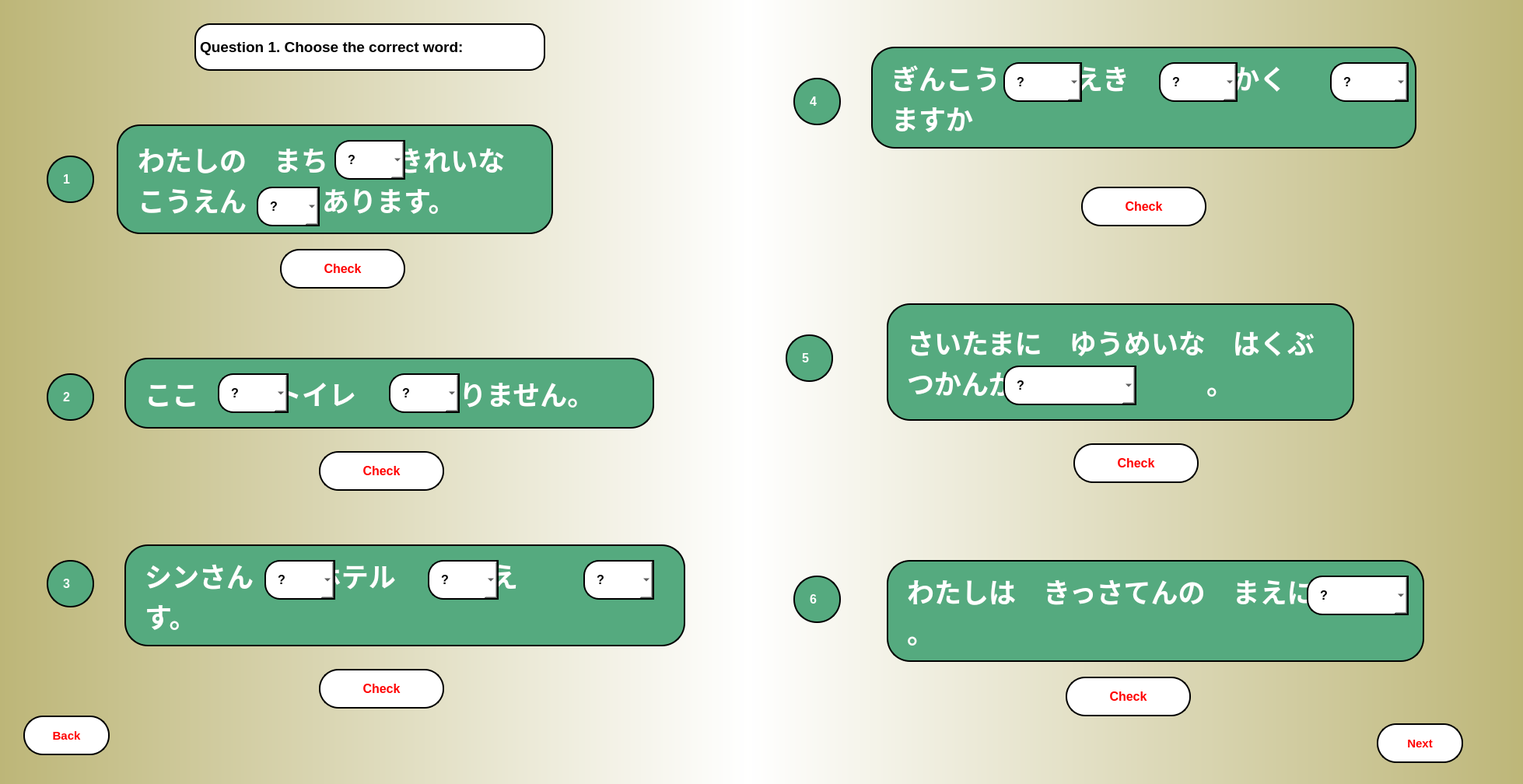
<?xml version="1.0" encoding="UTF-8"?>
<ui version="4.0">
 <class>MainWindow</class>
 <widget class="QMainWindow" name="MainWindow">
  <property name="geometry">
   <rect>
    <x>0</x>
    <y>0</y>
    <width>1958</width>
    <height>1008</height>
   </rect>
  </property>
  <property name="windowTitle">
   <string>MainWindow</string>
  </property>
  <widget class="QWidget" name="centralwidget">
   <widget class="QWidget" name="widget" native="true">
    <property name="geometry">
     <rect>
      <x>0</x>
      <y>0</y>
      <width>1961</width>
      <height>1011</height>
     </rect>
    </property>
    <widget class="QWidget" name="widget_2" native="true">
     <property name="geometry">
      <rect>
       <x>0</x>
       <y>0</y>
       <width>961</width>
       <height>1011</height>
      </rect>
     </property>
     <property name="styleSheet">
      <string notr="true">background-color: qlineargradient(spread:repeat, x1:0, y1:0, x2:1, y2:0, stop:0 rgba(189, 182, 120, 255), stop:1 rgba(255, 255, 255, 255));</string>
     </property>
     <widget class="QLabel" name="label_3">
      <property name="geometry">
       <rect>
        <x>60</x>
        <y>200</y>
        <width>61</width>
        <height>61</height>
       </rect>
      </property>
      <property name="font">
       <font>
        <pointsize>12</pointsize>
        <weight>75</weight>
        <bold>true</bold>
       </font>
      </property>
      <property name="styleSheet">
       <string notr="true">border-radius: 30px;
border: 2px solid black;
padding: 15px;
background-color: rgb(85, 170, 127);
color: rgb(255, 255, 255);</string>
      </property>
      <property name="text">
       <string>1</string>
      </property>
     </widget>
     <widget class="QLabel" name="label_4">
      <property name="geometry">
       <rect>
        <x>60</x>
        <y>480</y>
        <width>61</width>
        <height>61</height>
       </rect>
      </property>
      <property name="font">
       <font>
        <pointsize>12</pointsize>
        <weight>75</weight>
        <bold>true</bold>
       </font>
      </property>
      <property name="styleSheet">
       <string notr="true">border-radius: 30px;
border: 2px solid black;
padding: 15px;
background-color: rgb(85, 170, 127);
color: rgb(255, 255, 255);</string>
      </property>
      <property name="text">
       <string>2</string>
      </property>
     </widget>
     <widget class="QLabel" name="q2">
      <property name="geometry">
       <rect>
        <x>160</x>
        <y>460</y>
        <width>681</width>
        <height>91</height>
       </rect>
      </property>
      <property name="font">
       <font>
        <pointsize>26</pointsize>
        <weight>75</weight>
        <bold>true</bold>
        <strikeout>false</strikeout>
       </font>
      </property>
      <property name="mouseTracking">
       <bool>false</bool>
      </property>
      <property name="tabletTracking">
       <bool>false</bool>
      </property>
      <property name="acceptDrops">
       <bool>false</bool>
      </property>
      <property name="autoFillBackground">
       <bool>false</bool>
      </property>
      <property name="styleSheet">
       <string notr="true">border-radius: 30px;
border: 2px solid black;
padding: 15px;
background-color: rgb(85, 170, 127);
color: rgb(255, 255, 255);</string>
      </property>
      <property name="text">
       <string>ここ          トイレ          ありません。</string>
      </property>
      <property name="scaledContents">
       <bool>false</bool>
      </property>
      <property name="wordWrap">
       <bool>true</bool>
      </property>
     </widget>
     <widget class="QComboBox" name="ans14_2_1">
      <property name="geometry">
       <rect>
        <x>280</x>
        <y>480</y>
        <width>91</width>
        <height>51</height>
       </rect>
      </property>
      <property name="font">
       <font>
        <pointsize>12</pointsize>
        <weight>75</weight>
        <bold>true</bold>
       </font>
      </property>
      <property name="styleSheet">
       <string notr="true">border-top-left-radius: 20px;
border-bottom-left-radius:20px;
border: 2px solid black;
padding: 15px;
background-color: rgb(255, 255, 255);</string>
      </property>
      <item>
       <property name="text">
        <string>?</string>
       </property>
      </item>
      <item>
       <property name="text">
        <string>に</string>
       </property>
      </item>
      <item>
       <property name="text">
        <string>が</string>
       </property>
      </item>
     </widget>
     <widget class="QLabel" name="label_5">
      <property name="geometry">
       <rect>
        <x>60</x>
        <y>720</y>
        <width>61</width>
        <height>61</height>
       </rect>
      </property>
      <property name="font">
       <font>
        <pointsize>12</pointsize>
        <weight>75</weight>
        <bold>true</bold>
       </font>
      </property>
      <property name="styleSheet">
       <string notr="true">border-radius: 30px;
border: 2px solid black;
padding: 15px;
background-color: rgb(85, 170, 127);
color: rgb(255, 255, 255);</string>
      </property>
      <property name="text">
       <string>3</string>
      </property>
     </widget>
     <widget class="QPushButton" name="check14_1">
      <property name="geometry">
       <rect>
        <x>360</x>
        <y>320</y>
        <width>161</width>
        <height>51</height>
       </rect>
      </property>
      <property name="font">
       <font>
        <pointsize>12</pointsize>
        <weight>75</weight>
        <bold>true</bold>
       </font>
      </property>
      <property name="styleSheet">
       <string notr="true">QPushButton {
border-radius: 25px;
border: 2px solid black;
padding: 15px;
background-color:rgb(255, 255, 255);
color: rgb(255, 0, 0);
}

QPushButton:pressed {
    background-color:rgb(170, 255, 255);
}</string>
      </property>
      <property name="text">
       <string>Check</string>
      </property>
     </widget>
     <widget class="QPushButton" name="check14_2">
      <property name="geometry">
       <rect>
        <x>410</x>
        <y>580</y>
        <width>161</width>
        <height>51</height>
       </rect>
      </property>
      <property name="font">
       <font>
        <pointsize>12</pointsize>
        <weight>75</weight>
        <bold>true</bold>
       </font>
      </property>
      <property name="styleSheet">
       <string notr="true">QPushButton {
border-radius: 25px;
border: 2px solid black;
padding: 15px;
background-color:rgb(255, 255, 255);
color: rgb(255, 0, 0);
}

QPushButton:pressed {
    background-color:rgb(170, 255, 255);
}</string>
      </property>
      <property name="text">
       <string>Check</string>
      </property>
     </widget>
     <widget class="QLabel" name="q2_2">
      <property name="geometry">
       <rect>
        <x>160</x>
        <y>700</y>
        <width>721</width>
        <height>131</height>
       </rect>
      </property>
      <property name="font">
       <font>
        <pointsize>26</pointsize>
        <weight>75</weight>
        <bold>true</bold>
        <strikeout>false</strikeout>
       </font>
      </property>
      <property name="mouseTracking">
       <bool>false</bool>
      </property>
      <property name="tabletTracking">
       <bool>false</bool>
      </property>
      <property name="acceptDrops">
       <bool>false</bool>
      </property>
      <property name="autoFillBackground">
       <bool>false</bool>
      </property>
      <property name="styleSheet">
       <string notr="true">border-radius: 30px;
border: 2px solid black;
padding: 15px;
background-color: rgb(85, 170, 127);
color: rgb(255, 255, 255);</string>
      </property>
      <property name="text">
       <string>シンさん        ホテル         まえ         います。</string>
      </property>
      <property name="scaledContents">
       <bool>false</bool>
      </property>
      <property name="wordWrap">
       <bool>true</bool>
      </property>
     </widget>
     <widget class="QPushButton" name="check14_3">
      <property name="geometry">
       <rect>
        <x>410</x>
        <y>860</y>
        <width>161</width>
        <height>51</height>
       </rect>
      </property>
      <property name="font">
       <font>
        <pointsize>12</pointsize>
        <weight>75</weight>
        <bold>true</bold>
       </font>
      </property>
      <property name="styleSheet">
       <string notr="true">QPushButton {
border-radius: 25px;
border: 2px solid black;
padding: 15px;
background-color:rgb(255, 255, 255);
color: rgb(255, 0, 0);
}

QPushButton:pressed {
    background-color:rgb(170, 255, 255);
}</string>
      </property>
      <property name="text">
       <string>Check</string>
      </property>
     </widget>
     <widget class="QLabel" name="label">
      <property name="geometry">
       <rect>
        <x>250</x>
        <y>30</y>
        <width>451</width>
        <height>61</height>
       </rect>
      </property>
      <property name="font">
       <font>
        <pointsize>14</pointsize>
        <weight>75</weight>
        <bold>true</bold>
       </font>
      </property>
      <property name="styleSheet">
       <string notr="true">border-radius: 20px;
border: 2px solid black;
background-color: rgb(255, 255, 255);
</string>
      </property>
      <property name="text">
       <string>Question 1. Choose the correct word:</string>
      </property>
     </widget>
     <widget class="QPushButton" name="back_gr14">
      <property name="geometry">
       <rect>
        <x>30</x>
        <y>920</y>
        <width>111</width>
        <height>51</height>
       </rect>
      </property>
      <property name="font">
       <font>
        <pointsize>11</pointsize>
        <weight>75</weight>
        <bold>true</bold>
       </font>
      </property>
      <property name="styleSheet">
       <string notr="true">QPushButton {
border-radius: 25px;
border: 2px solid black;
padding: 15px;
background-color:rgb(255, 255, 255);
color: rgb(255, 0, 0);
}

QPushButton:pressed {
    background-color:rgb(170, 255, 255);
}</string>
      </property>
      <property name="text">
       <string>Back</string>
      </property>
     </widget>
     <widget class="QLabel" name="q1_3">
      <property name="geometry">
       <rect>
        <x>150</x>
        <y>160</y>
        <width>561</width>
        <height>141</height>
       </rect>
      </property>
      <property name="font">
       <font>
        <pointsize>26</pointsize>
        <weight>75</weight>
        <bold>true</bold>
        <strikeout>false</strikeout>
        <stylestrategy>PreferDefault</stylestrategy>
       </font>
      </property>
      <property name="cursor">
       <cursorShape>ArrowCursor</cursorShape>
      </property>
      <property name="mouseTracking">
       <bool>true</bool>
      </property>
      <property name="tabletTracking">
       <bool>false</bool>
      </property>
      <property name="acceptDrops">
       <bool>false</bool>
      </property>
      <property name="toolTip">
       <string>&lt;html&gt;&lt;head/&gt;&lt;body&gt;&lt;p&gt;&lt;br/&gt;&lt;/p&gt;&lt;/body&gt;&lt;/html&gt;</string>
      </property>
      <property name="autoFillBackground">
       <bool>false</bool>
      </property>
      <property name="styleSheet">
       <string notr="true">border-radius: 30px;
border: 2px solid black;
padding: 15px;
background-color: rgb(85, 170, 127);
color: rgb(255, 255, 255);</string>
      </property>
      <property name="frameShape">
       <enum>QFrame::NoFrame</enum>
      </property>
      <property name="text">
       <string>わたしの　まち         きれいな　こうえん          あります。</string>
      </property>
      <property name="scaledContents">
       <bool>false</bool>
      </property>
      <property name="wordWrap">
       <bool>true</bool>
      </property>
      <property name="margin">
       <number>5</number>
      </property>
      <property name="indent">
       <number>10</number>
      </property>
      <property name="openExternalLinks">
       <bool>false</bool>
      </property>
     </widget>
     <widget class="QComboBox" name="ans14_2_2">
      <property name="geometry">
       <rect>
        <x>500</x>
        <y>480</y>
        <width>91</width>
        <height>51</height>
       </rect>
      </property>
      <property name="font">
       <font>
        <pointsize>12</pointsize>
        <weight>75</weight>
        <bold>true</bold>
       </font>
      </property>
      <property name="styleSheet">
       <string notr="true">border-top-left-radius: 20px;
border-bottom-left-radius:20px;
border: 2px solid black;
padding: 15px;
background-color: rgb(255, 255, 255);</string>
      </property>
      <item>
       <property name="text">
        <string>?</string>
       </property>
      </item>
      <item>
       <property name="text">
        <string>に</string>
       </property>
      </item>
      <item>
       <property name="text">
        <string>は</string>
       </property>
      </item>
     </widget>
     <widget class="QComboBox" name="ans14_2_3">
      <property name="geometry">
       <rect>
        <x>750</x>
        <y>720</y>
        <width>91</width>
        <height>51</height>
       </rect>
      </property>
      <property name="font">
       <font>
        <pointsize>12</pointsize>
        <weight>75</weight>
        <bold>true</bold>
       </font>
      </property>
      <property name="styleSheet">
       <string notr="true">border-top-left-radius: 20px;
border-bottom-left-radius:20px;
border: 2px solid black;
padding: 15px;
background-color: rgb(255, 255, 255);</string>
      </property>
      <item>
       <property name="text">
        <string>?</string>
       </property>
      </item>
      <item>
       <property name="text">
        <string>に</string>
       </property>
      </item>
      <item>
       <property name="text">
        <string>の</string>
       </property>
      </item>
     </widget>
     <widget class="QComboBox" name="ans14_3_1">
      <property name="geometry">
       <rect>
        <x>340</x>
        <y>720</y>
        <width>91</width>
        <height>51</height>
       </rect>
      </property>
      <property name="font">
       <font>
        <pointsize>12</pointsize>
        <weight>75</weight>
        <bold>true</bold>
       </font>
      </property>
      <property name="styleSheet">
       <string notr="true">border-top-left-radius: 20px;
border-bottom-left-radius:20px;
border: 2px solid black;
padding: 15px;
background-color: rgb(255, 255, 255);</string>
      </property>
      <item>
       <property name="text">
        <string>?</string>
       </property>
      </item>
      <item>
       <property name="text">
        <string>に</string>
       </property>
      </item>
      <item>
       <property name="text">
        <string>は</string>
       </property>
      </item>
     </widget>
     <widget class="QComboBox" name="ans14_3_2">
      <property name="geometry">
       <rect>
        <x>550</x>
        <y>720</y>
        <width>91</width>
        <height>51</height>
       </rect>
      </property>
      <property name="font">
       <font>
        <pointsize>12</pointsize>
        <weight>75</weight>
        <bold>true</bold>
       </font>
      </property>
      <property name="styleSheet">
       <string notr="true">border-top-left-radius: 20px;
border-bottom-left-radius:20px;
border: 2px solid black;
padding: 15px;
background-color: rgb(255, 255, 255);</string>
      </property>
      <item>
       <property name="text">
        <string>?</string>
       </property>
      </item>
      <item>
       <property name="text">
        <string>に</string>
       </property>
      </item>
      <item>
       <property name="text">
        <string>の</string>
       </property>
      </item>
     </widget>
     <widget class="QComboBox" name="ans14_1_1">
      <property name="geometry">
       <rect>
        <x>430</x>
        <y>180</y>
        <width>91</width>
        <height>51</height>
       </rect>
      </property>
      <property name="font">
       <font>
        <pointsize>12</pointsize>
        <weight>75</weight>
        <bold>true</bold>
       </font>
      </property>
      <property name="styleSheet">
       <string notr="true">border-top-left-radius: 20px;
border-bottom-left-radius:20px;
border: 2px solid black;
padding: 15px;
background-color: rgb(255, 255, 255);</string>
      </property>
      <item>
       <property name="text">
        <string>?</string>
       </property>
      </item>
      <item>
       <property name="text">
        <string>に</string>
       </property>
      </item>
      <item>
       <property name="text">
        <string>が</string>
       </property>
      </item>
     </widget>
     <widget class="QComboBox" name="ans14_1_2">
      <property name="geometry">
       <rect>
        <x>330</x>
        <y>240</y>
        <width>81</width>
        <height>51</height>
       </rect>
      </property>
      <property name="font">
       <font>
        <pointsize>12</pointsize>
        <weight>75</weight>
        <bold>true</bold>
       </font>
      </property>
      <property name="styleSheet">
       <string notr="true">border-top-left-radius: 20px;
border-bottom-left-radius:20px;
border: 2px solid black;
padding: 15px;
background-color: rgb(255, 255, 255);</string>
      </property>
      <item>
       <property name="text">
        <string>?</string>
       </property>
      </item>
      <item>
       <property name="text">
        <string>が</string>
       </property>
      </item>
      <item>
       <property name="text">
        <string>は</string>
       </property>
      </item>
     </widget>
    </widget>
    <widget class="QWidget" name="widget_3" native="true">
     <property name="geometry">
      <rect>
       <x>960</x>
       <y>0</y>
       <width>1001</width>
       <height>1011</height>
      </rect>
     </property>
     <property name="styleSheet">
      <string notr="true">background-color: qlineargradient(spread:repeat, x1:0, y1:0, x2:1, y2:0, stop:0 rgba(189, 182, 120, 255), stop:1 rgba(255, 255, 255, 255));
background-color: qlineargradient(spread:repeat, x1:1, y1:1, x2:0, y2:1, stop:0 rgba(189, 182, 120, 255), stop:1 rgba(255, 255, 255, 255));</string>
     </property>
     <widget class="QLabel" name="label_6">
      <property name="geometry">
       <rect>
        <x>60</x>
        <y>100</y>
        <width>61</width>
        <height>61</height>
       </rect>
      </property>
      <property name="font">
       <font>
        <pointsize>12</pointsize>
        <weight>75</weight>
        <bold>true</bold>
       </font>
      </property>
      <property name="styleSheet">
       <string notr="true">border-radius: 30px;
border: 2px solid black;
padding: 15px;
background-color: rgb(85, 170, 127);
color: rgb(255, 255, 255);</string>
      </property>
      <property name="text">
       <string>4</string>
      </property>
     </widget>
     <widget class="QLabel" name="q1_2">
      <property name="geometry">
       <rect>
        <x>160</x>
        <y>60</y>
        <width>701</width>
        <height>131</height>
       </rect>
      </property>
      <property name="font">
       <font>
        <pointsize>26</pointsize>
        <weight>75</weight>
        <bold>true</bold>
        <strikeout>false</strikeout>
        <stylestrategy>PreferDefault</stylestrategy>
       </font>
      </property>
      <property name="cursor">
       <cursorShape>ArrowCursor</cursorShape>
      </property>
      <property name="mouseTracking">
       <bool>true</bool>
      </property>
      <property name="tabletTracking">
       <bool>false</bool>
      </property>
      <property name="acceptDrops">
       <bool>false</bool>
      </property>
      <property name="toolTip">
       <string>&lt;html&gt;&lt;head/&gt;&lt;body&gt;&lt;p&gt;&lt;span style=&quot; font-family:'Noto Sans JP','ヒラギノ角ゴ Pro W3','Hiragino Kaku Gothic Pro','メイリオ','Meiryo','ＭＳ Ｐゴシック','sans-serif'; font-size:20px; color:#717171; background-color:#fffdf7;&quot;&gt;テーブルの うえ           バナナ&lt;/span&gt;&lt;span style=&quot; font-family:'Noto Sans JP','ヒラギノ角ゴ Pro W3','Hiragino Kaku Gothic Pro','メイリオ','Meiryo','ＭＳ Ｐゴシック','sans-serif'; font-size:20px; font-weight:400; color:#717171; background-color:#fffdf7;&quot;/&gt;&lt;span style=&quot; font-family:'Noto Sans JP','ヒラギノ角ゴ Pro W3','Hiragino Kaku Gothic Pro','メイリオ','Meiryo','ＭＳ Ｐゴシック','sans-serif'; font-size:20px; color:#717171; background-color:#fffdf7;&quot;&gt;あります。&lt;/span&gt;&lt;/p&gt;&lt;p&gt;&lt;br/&gt;&lt;span style=&quot; font-family:'Noto Sans JP'; font-size:18px; color:#717171;&quot;/&gt;&lt;span style=&quot; font-family:'Noto Sans JP'; font-size:18px; font-weight:400; color:#717171;&quot;/&gt;&lt;a name=&quot;ui-id-4-button&quot;/&gt;&lt;a href=&quot;https://a1.marugotoweb.jp/en/grammar_topic6_11.php#nogo&quot;&gt;&lt;span style=&quot; font-family:'Verdana','Arial','sans-serif'; font-size:20px; font-weight:400; color:#666666; background-color:#fffdf7; vertical-align:middle;&quot;&gt;&lt;br/&gt;&lt;/span&gt;&lt;/a&gt;&lt;span style=&quot; font-family:'Noto Sans JP'; font-size:18px; font-weight:400; color:#717171;&quot;/&gt;&lt;a name=&quot;ui-id-4-button&quot;/&gt;&lt;a href=&quot;https://a1.marugotoweb.jp/en/grammar_topic6_11.php#nogo&quot;&gt;&lt;span style=&quot; font-family:'Verdana','Arial','sans-serif'; font-size:20px; font-weight:400; color:#666666; background-color:#fffdf7; vertical-align:middle;&quot;&gt;&lt;br/&gt;&lt;/span&gt;&lt;/a&gt;&lt;/p&gt;&lt;/body&gt;&lt;/html&gt;</string>
      </property>
      <property name="autoFillBackground">
       <bool>false</bool>
      </property>
      <property name="styleSheet">
       <string notr="true">border-radius: 30px;
border: 2px solid black;
padding: 15px;
background-color: rgb(85, 170, 127);
color: rgb(255, 255, 255);</string>
      </property>
      <property name="frameShape">
       <enum>QFrame::NoFrame</enum>
      </property>
      <property name="text">
       <string>ぎんこう          えき          ちかく        ありますか</string>
      </property>
      <property name="scaledContents">
       <bool>false</bool>
      </property>
      <property name="wordWrap">
       <bool>true</bool>
      </property>
     </widget>
     <widget class="QComboBox" name="ans14_4_2">
      <property name="geometry">
       <rect>
        <x>530</x>
        <y>80</y>
        <width>101</width>
        <height>51</height>
       </rect>
      </property>
      <property name="font">
       <font>
        <pointsize>12</pointsize>
        <weight>75</weight>
        <bold>true</bold>
       </font>
      </property>
      <property name="styleSheet">
       <string notr="true">border-top-left-radius: 20px;
border-bottom-left-radius:20px;
border: 2px solid black;
padding: 15px;
background-color: rgb(255, 255, 255);</string>
      </property>
      <item>
       <property name="text">
        <string>?</string>
       </property>
      </item>
      <item>
       <property name="text">
        <string>に</string>
       </property>
      </item>
      <item>
       <property name="text">
        <string>の</string>
       </property>
      </item>
     </widget>
     <widget class="QComboBox" name="ans14_4_1">
      <property name="geometry">
       <rect>
        <x>330</x>
        <y>80</y>
        <width>101</width>
        <height>51</height>
       </rect>
      </property>
      <property name="font">
       <font>
        <pointsize>12</pointsize>
        <weight>75</weight>
        <bold>true</bold>
       </font>
      </property>
      <property name="styleSheet">
       <string notr="true">border-top-left-radius: 20px;
border-bottom-left-radius:20px;
border: 2px solid black;
padding: 15px;
background-color: rgb(255, 255, 255);</string>
      </property>
      <item>
       <property name="text">
        <string>?</string>
       </property>
      </item>
      <item>
       <property name="text">
        <string>の</string>
       </property>
      </item>
      <item>
       <property name="text">
        <string>は</string>
       </property>
      </item>
     </widget>
     <widget class="QLabel" name="label_7">
      <property name="geometry">
       <rect>
        <x>50</x>
        <y>430</y>
        <width>61</width>
        <height>61</height>
       </rect>
      </property>
      <property name="font">
       <font>
        <pointsize>12</pointsize>
        <weight>75</weight>
        <bold>true</bold>
       </font>
      </property>
      <property name="styleSheet">
       <string notr="true">border-radius: 30px;
border: 2px solid black;
padding: 15px;
background-color: rgb(85, 170, 127);
color: rgb(255, 255, 255);</string>
      </property>
      <property name="text">
       <string>5</string>
      </property>
     </widget>
     <widget class="QPushButton" name="check14_4">
      <property name="geometry">
       <rect>
        <x>430</x>
        <y>240</y>
        <width>161</width>
        <height>51</height>
       </rect>
      </property>
      <property name="font">
       <font>
        <pointsize>12</pointsize>
        <weight>75</weight>
        <bold>true</bold>
       </font>
      </property>
      <property name="styleSheet">
       <string notr="true">QPushButton {
border-radius: 25px;
border: 2px solid black;
padding: 15px;
background-color:rgb(255, 255, 255);
color: rgb(255, 0, 0);
}

QPushButton:pressed {
    background-color:rgb(170, 255, 255);
}</string>
      </property>
      <property name="text">
       <string>Check</string>
      </property>
     </widget>
     <widget class="QPushButton" name="check14_5">
      <property name="geometry">
       <rect>
        <x>420</x>
        <y>570</y>
        <width>161</width>
        <height>51</height>
       </rect>
      </property>
      <property name="font">
       <font>
        <pointsize>12</pointsize>
        <weight>75</weight>
        <bold>true</bold>
       </font>
      </property>
      <property name="styleSheet">
       <string notr="true">QPushButton {
border-radius: 25px;
border: 2px solid black;
padding: 15px;
background-color:rgb(255, 255, 255);
color: rgb(255, 0, 0);
}

QPushButton:pressed {
    background-color:rgb(170, 255, 255);
}</string>
      </property>
      <property name="text">
       <string>Check</string>
      </property>
     </widget>
     <widget class="QLabel" name="label_8">
      <property name="geometry">
       <rect>
        <x>60</x>
        <y>740</y>
        <width>61</width>
        <height>61</height>
       </rect>
      </property>
      <property name="font">
       <font>
        <pointsize>12</pointsize>
        <weight>75</weight>
        <bold>true</bold>
       </font>
      </property>
      <property name="styleSheet">
       <string notr="true">border-radius: 30px;
border: 2px solid black;
padding: 15px;
background-color: rgb(85, 170, 127);
color: rgb(255, 255, 255);</string>
      </property>
      <property name="text">
       <string>6</string>
      </property>
     </widget>
     <widget class="QLabel" name="q2_3">
      <property name="geometry">
       <rect>
        <x>180</x>
        <y>720</y>
        <width>691</width>
        <height>131</height>
       </rect>
      </property>
      <property name="font">
       <font>
        <pointsize>26</pointsize>
        <weight>75</weight>
        <bold>true</bold>
        <strikeout>false</strikeout>
       </font>
      </property>
      <property name="mouseTracking">
       <bool>false</bool>
      </property>
      <property name="tabletTracking">
       <bool>false</bool>
      </property>
      <property name="acceptDrops">
       <bool>false</bool>
      </property>
      <property name="autoFillBackground">
       <bool>false</bool>
      </property>
      <property name="styleSheet">
       <string notr="true">border-radius: 30px;
border: 2px solid black;
padding: 15px;
background-color: rgb(85, 170, 127);
color: rgb(255, 255, 255);</string>
      </property>
      <property name="text">
       <string>わたしは　きっさてんの　まえに　　　　　。</string>
      </property>
      <property name="scaledContents">
       <bool>false</bool>
      </property>
      <property name="wordWrap">
       <bool>true</bool>
      </property>
     </widget>
     <widget class="QComboBox" name="ans14_6">
      <property name="geometry">
       <rect>
        <x>720</x>
        <y>740</y>
        <width>131</width>
        <height>51</height>
       </rect>
      </property>
      <property name="font">
       <font>
        <pointsize>12</pointsize>
        <weight>75</weight>
        <bold>true</bold>
       </font>
      </property>
      <property name="styleSheet">
       <string notr="true">border-top-left-radius: 20px;
border-bottom-left-radius:20px;
border: 2px solid black;
padding: 15px;
background-color: rgb(255, 255, 255);</string>
      </property>
      <item>
       <property name="text">
        <string>?</string>
       </property>
      </item>
      <item>
       <property name="text">
        <string>あります</string>
       </property>
      </item>
      <item>
       <property name="text">
        <string>います</string>
       </property>
      </item>
     </widget>
     <widget class="QPushButton" name="check14_6">
      <property name="geometry">
       <rect>
        <x>410</x>
        <y>870</y>
        <width>161</width>
        <height>51</height>
       </rect>
      </property>
      <property name="font">
       <font>
        <pointsize>12</pointsize>
        <weight>75</weight>
        <bold>true</bold>
       </font>
      </property>
      <property name="styleSheet">
       <string notr="true">QPushButton {
border-radius: 25px;
border: 2px solid black;
padding: 15px;
background-color:rgb(255, 255, 255);
color: rgb(255, 0, 0);
}

QPushButton:pressed {
    background-color:rgb(170, 255, 255);
}</string>
      </property>
      <property name="text">
       <string>Check</string>
      </property>
     </widget>
     <widget class="QLabel" name="q1">
      <property name="geometry">
       <rect>
        <x>180</x>
        <y>390</y>
        <width>601</width>
        <height>151</height>
       </rect>
      </property>
      <property name="font">
       <font>
        <pointsize>26</pointsize>
        <weight>75</weight>
        <bold>true</bold>
        <strikeout>false</strikeout>
       </font>
      </property>
      <property name="mouseTracking">
       <bool>false</bool>
      </property>
      <property name="tabletTracking">
       <bool>false</bool>
      </property>
      <property name="acceptDrops">
       <bool>false</bool>
      </property>
      <property name="autoFillBackground">
       <bool>false</bool>
      </property>
      <property name="styleSheet">
       <string notr="true">border-radius: 30px;
border: 2px solid black;
padding: 15px;
background-color: rgb(85, 170, 127);
color: rgb(255, 255, 255);</string>
      </property>
      <property name="text">
       <string>さいたまに　ゆうめいな　はくぶつかんが　　　　　　　。</string>
      </property>
      <property name="scaledContents">
       <bool>false</bool>
      </property>
      <property name="wordWrap">
       <bool>true</bool>
      </property>
     </widget>
     <widget class="QComboBox" name="ans14_5">
      <property name="geometry">
       <rect>
        <x>330</x>
        <y>470</y>
        <width>171</width>
        <height>51</height>
       </rect>
      </property>
      <property name="font">
       <font>
        <pointsize>12</pointsize>
        <weight>75</weight>
        <bold>true</bold>
       </font>
      </property>
      <property name="styleSheet">
       <string notr="true">border-top-left-radius: 20px;
border-bottom-left-radius:20px;
border: 2px solid black;
padding: 15px;
background-color: rgb(255, 255, 255);</string>
      </property>
      <item>
       <property name="text">
        <string>?</string>
       </property>
      </item>
      <item>
       <property name="text">
        <string>あります</string>
       </property>
      </item>
      <item>
       <property name="text">
        <string>います</string>
       </property>
      </item>
     </widget>
     <widget class="QComboBox" name="ans14_4_3">
      <property name="geometry">
       <rect>
        <x>750</x>
        <y>80</y>
        <width>101</width>
        <height>51</height>
       </rect>
      </property>
      <property name="font">
       <font>
        <pointsize>12</pointsize>
        <weight>75</weight>
        <bold>true</bold>
       </font>
      </property>
      <property name="styleSheet">
       <string notr="true">border-top-left-radius: 20px;
border-bottom-left-radius:20px;
border: 2px solid black;
padding: 15px;
background-color: rgb(255, 255, 255);</string>
      </property>
      <item>
       <property name="text">
        <string>?</string>
       </property>
      </item>
      <item>
       <property name="text">
        <string>に</string>
       </property>
      </item>
      <item>
       <property name="text">
        <string>の</string>
       </property>
      </item>
     </widget>
     <widget class="QPushButton" name="nextp2_14">
      <property name="geometry">
       <rect>
        <x>810</x>
        <y>930</y>
        <width>111</width>
        <height>51</height>
       </rect>
      </property>
      <property name="font">
       <font>
        <pointsize>11</pointsize>
        <weight>75</weight>
        <bold>true</bold>
       </font>
      </property>
      <property name="styleSheet">
       <string notr="true">QPushButton {
border-radius: 25px;
border: 2px solid black;
padding: 15px;
background-color:rgb(255, 255, 255);
color: rgb(255, 0, 0);
}

QPushButton:pressed {
    background-color:rgb(170, 255, 255);
}</string>
      </property>
      <property name="text">
       <string>Next</string>
      </property>
     </widget>
    </widget>
   </widget>
  </widget>
 </widget>
 <resources/>
 <connections/>
</ui>
